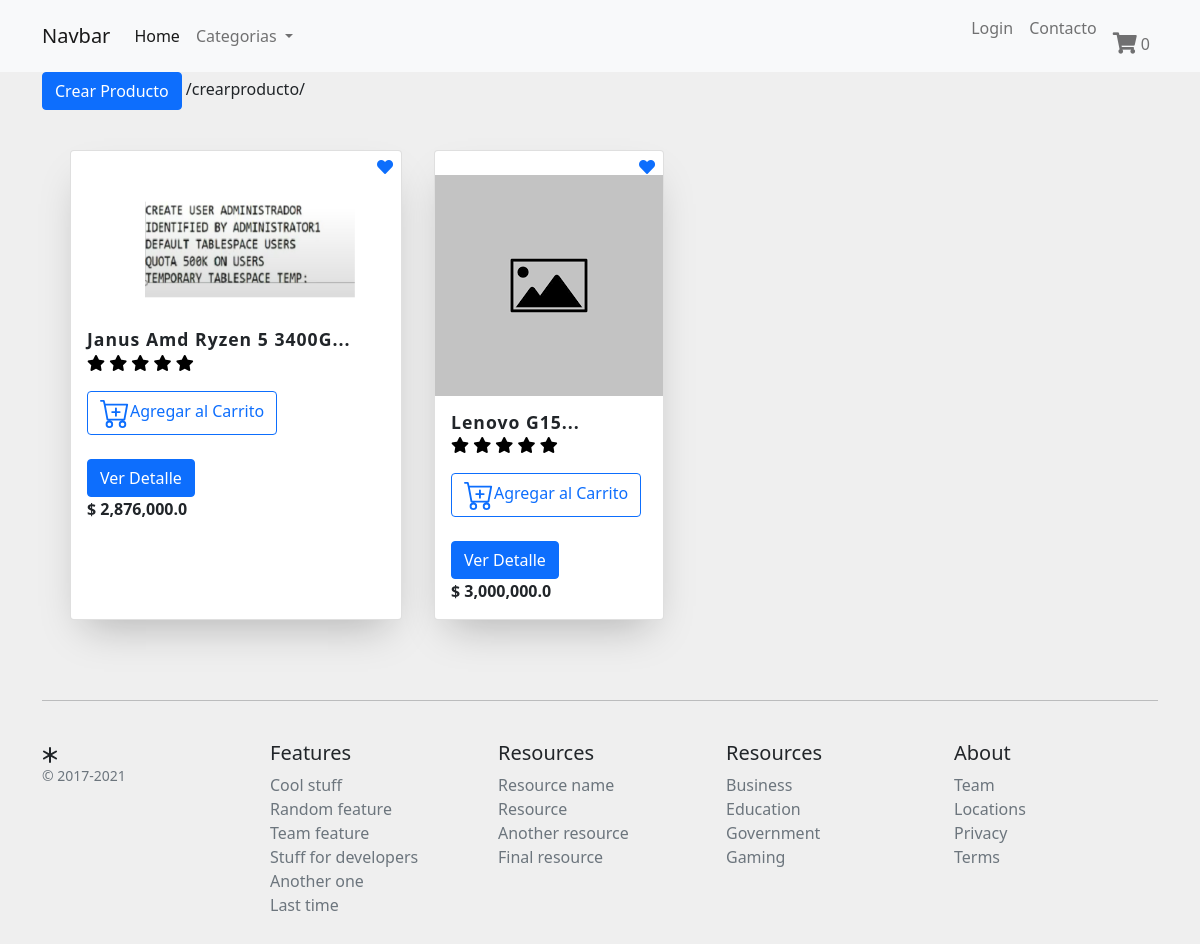
Screenshot of /detallecategoria/2 with the database file from the repository.
### productos/models.py (models this page shows, shortened)
class Producto(models.Model):
    name = models.CharField(max_length=50)
    descripcion = models.TextField()
    slug = models.SlugField(max_length=255)
    price = models.DecimalField(max_digits=30,decimal_places=1)
    image = models.ImageField(upload_to='products/', default='products/default.png')
    categoria = models.ForeignKey(Categoria,on_delete=models.CASCADE , related_name='productos')
    creado = models.DateField(auto_now_add=True)
    actualizado = models.DateField(auto_now=True)
    class Meta:
        ordering = ['-creado']
    def get_absolute_url(self):
        return reverse('tienda:producto_detail', args=[self.slug])

### productos/views.py (the view)
# urls.py: path('detallecategoria/<int:categoria_id>', Detalle_categoria, name='detalle_categoria'),
def Detalle_categoria(request, categoria_id):
    template_name = "productos/detalle_categoria.html"
    categoria = get_object_or_404(Categoria, id=categoria_id)
    producto = Producto.objects.filter(categoria=categoria)
    context = {
        'categoria': categoria,
        'productos': producto
    }
    return render(request, template_name, context)

### carros/context_processors.py (called while the page is built)
def counter(request):
    cart_count = 0
    if 'admin' in request.path:
        return {}
    else:
        try:
            cart = Cart.objects.filter(cart_id = _cart_id(request))
            if request.user.is_authenticated:
                cart_items = CartItem.objects.all().filter(user=request.user)
            else:
                cart_items = CartItem.objects.all().filter(cart=cart[:1])
            for item in cart_items:
                cart_count += item.quantity
        except Cart.DoesNotExist:
            cart_count = 0
    return dict(cart_count=cart_count)

### templates/productos/detalle_categoria.html (shortened to what this page needs)
{% extends "../base.html" %} {% load static %} {% load humanize%} {% block stylesheet %} <link rel="stylesheet" href="{% static 'css/cards.css' %}">  {% endblock %}  {% block title %} Detalle Categoria {% endblock %} {% block content %}
<button type="button" class="btn btn-primary" data-bs-toggle="modal" data-bs-target="#categoriaModal">
  Crear Producto
</button> {% url 'tienda:crear_producto' %}
<br>
<div class="container">
{% if not productos %} No Hay Productos {% else %}
<ul class="cards">
    {% for product in productos %}
    <li class="cards_item">
        <div class="card">
            <div class="card_image">
                <a href="{{ product.get_absolute_url }}">
                    <div class="float-right">
                        <a href="" class="fa fa-heart icono"></a>
                    </div>
                    <img src="{{ product.image.url }}">
                </a>
            </div>
            <div class="card_content">
                <h2 class="card_title"><a class="text-dark text-decoration-none" href="{{ product.get_absolute_url }}">{{ product.name|slice:":50" }}...</a></h2>
                <div>
                    <p class="text-left">
                        <span class="fa fa-star clase_star {% if product.ranking >= 1 %}checked_stars{% endif %}"></span>
                        <span class="fa fa-star clase_star {% if product.ranking >= 2 %}checked_stars{% endif %}"></span>
                        <span class="fa fa-star clase_star {% if product.ranking >= 3 %}checked_stars{% endif %}"></span>
                        <span class="fa fa-star clase_star {% if product.ranking >= 4 %}checked_stars{% endif %}"></span>
                        <span class="fa fa-star clase_star {% if product.ranking >= 5 %}checked_stars{% endif %}"></span></p>
                </div>
                <a class="btn card_btn btn-outline-primary" href="{% url 'carro:cart_add' product.id%}">
                    Agregar al Carrito
                </a>
                <br>
                <a class="btn btn-primary" href="{{ product.get_absolute_url }}">Ver Detalle</a>
                <div class="fw-bold">$ {{product.price|intcomma}}</div>
            </div>
        </div>
    </li>
    {% endfor %}
</ul>
{% endif %}
</div>
 {% endblock %}

### productos/static/css/styles.css (style rules this page uses)
span.clase_star { color: black; }

### productos/static/css/menu.css (style rules this page uses)
body { background-color: #EFEFEF !important; }

### productos/static/css/cards.css (style rules this page uses)
img { height: auto; max-width: 100%; margin: 0px; }
.cards { display: flex; flex-wrap: wrap; list-style: none; margin: 0; padding: 0; }
.cards_item { display: flex; padding: 1rem; }
@media (min-width: 40rem) { .cards_item { width: 50%; } }
@media (min-width: 56rem) { .cards_item { width: 33.3333%; } }
.card { background-color: white; border-radius: 0.25rem; box-shadow: 0 20px 40px -14px rgba(0, 0, 0, 0.25); display: flex; flex-direction: column; overflow: hidden; }
.card_content { padding: 1rem; }
.card_title { color: #ffffff; font-size: 1.1rem; font-weight: 700; letter-spacing: 1px; text-transform: capitalize; margin: 0px; }
.card_image { position: relative; }
.float-right>a { float: right; padding: 0.5rem 0 0 0.5rem; text-decoration: none; }

### rows the page displays
Producto: image (picture), name "Janus Amd Ryzen 5 3400G", price "2,876,000.0"
Producto: image (placeholder picture), name "Lenovo G15", price "3,000,000.0"

### other values shown
{{ cart_count }} "0"
